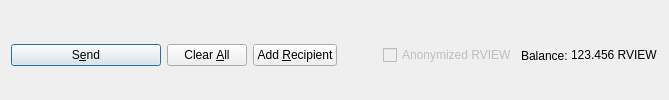
         <widget class="QFrame" name="frame_Send">
          <layout class="QHBoxLayout" name="horizontalLayout">
           <property name="bottomMargin">
            <number>0</number>
           </property>
           <item>
            <widget class="QPushButton" name="sendButton">
             <property name="minimumSize">
              <size>
               <width>150</width>
               <height>0</height>
              </size>
             </property>
             <property name="toolTip">
              <string>Confirm the send action</string>
             </property>
             <property name="text">
              <string>S&amp;end</string>
             </property>
             <property name="icon">
              <iconset resource="../reviewbase_coin.qrc">
               <normaloff>:/icons/send</normaloff>:/icons/send</iconset>
             </property>
             <property name="autoDefault">
              <bool>false</bool>
             </property>
             <property name="default">
              <bool>true</bool>
             </property>
            </widget>
           </item>
           <item>
            <widget class="QPushButton" name="clearButton">
             <property name="sizePolicy">
              <sizepolicy hsizetype="Minimum" vsizetype="Fixed">
               <horstretch>0</horstretch>
               <verstretch>0</verstretch>
              </sizepolicy>
             </property>
             <property name="toolTip">
              <string>Clear all fields of the form.</string>
             </property>
             <property name="text">
              <string>Clear &amp;All</string>
             </property>
             <property name="icon">
              <iconset resource="../reviewbase_coin.qrc">
               <normaloff>:/icons/remove</normaloff>:/icons/remove</iconset>
             </property>
             <property name="autoDefault">
              <bool>false</bool>
             </property>
            </widget>
           </item>
           <item>
            <widget class="QPushButton" name="addButton">
             <property name="toolTip">
              <string>Send to multiple recipients at once</string>
             </property>
             <property name="text">
              <string>Add &amp;Recipient</string>
             </property>
             <property name="icon">
              <iconset resource="../reviewbase_coin.qrc">
               <normaloff>:/icons/add</normaloff>:/icons/add</iconset>
             </property>
             <property name="autoDefault">
              <bool>false</bool>
             </property>
            </widget>
           </item>
           <item>
            <spacer name="horizontalSpacer">
             <property name="orientation">
              <enum>Qt::Horizontal</enum>
             </property>
             <property name="sizeHint" stdset="0">
              <size>
               <width>40</width>
               <height>20</height>
              </size>
             </property>
            </spacer>
           </item>
           <item>
            <layout class="QHBoxLayout" name="horizontalLayout_2">
             <property name="spacing">
              <number>3</number>
             </property>
             <item>
              <widget class="QCheckBox" name="checkzRVIEW">
               <property name="enabled">
                <bool>false</bool>
               </property>
               <property name="text">
                <string>Anonymized RVIEW</string>
               </property>
              </widget>
             </item>
             <item>
              <widget class="QLabel" name="label">
               <property name="text">
                <string>Balance:</string>
               </property>
              </widget>
             </item>
             <item>
              <widget class="QLabel" name="labelBalance">
               <property name="sizePolicy">
                <sizepolicy hsizetype="Preferred" vsizetype="Fixed">
                 <horstretch>0</horstretch>
                 <verstretch>0</verstretch>
                </sizepolicy>
               </property>
               <property name="cursor">
                <cursorShape>IBeamCursor</cursorShape>
               </property>
               <property name="text">
                <string notr="true">123.456 RVIEW</string>
               </property>
               <property name="textInteractionFlags">
                <set>Qt::LinksAccessibleByMouse|Qt::TextSelectableByKeyboard|Qt::TextSelectableByMouse</set>
               </property>
              </widget>
             </item>
            </layout>
           </item>
          </layout>
         </widget>
